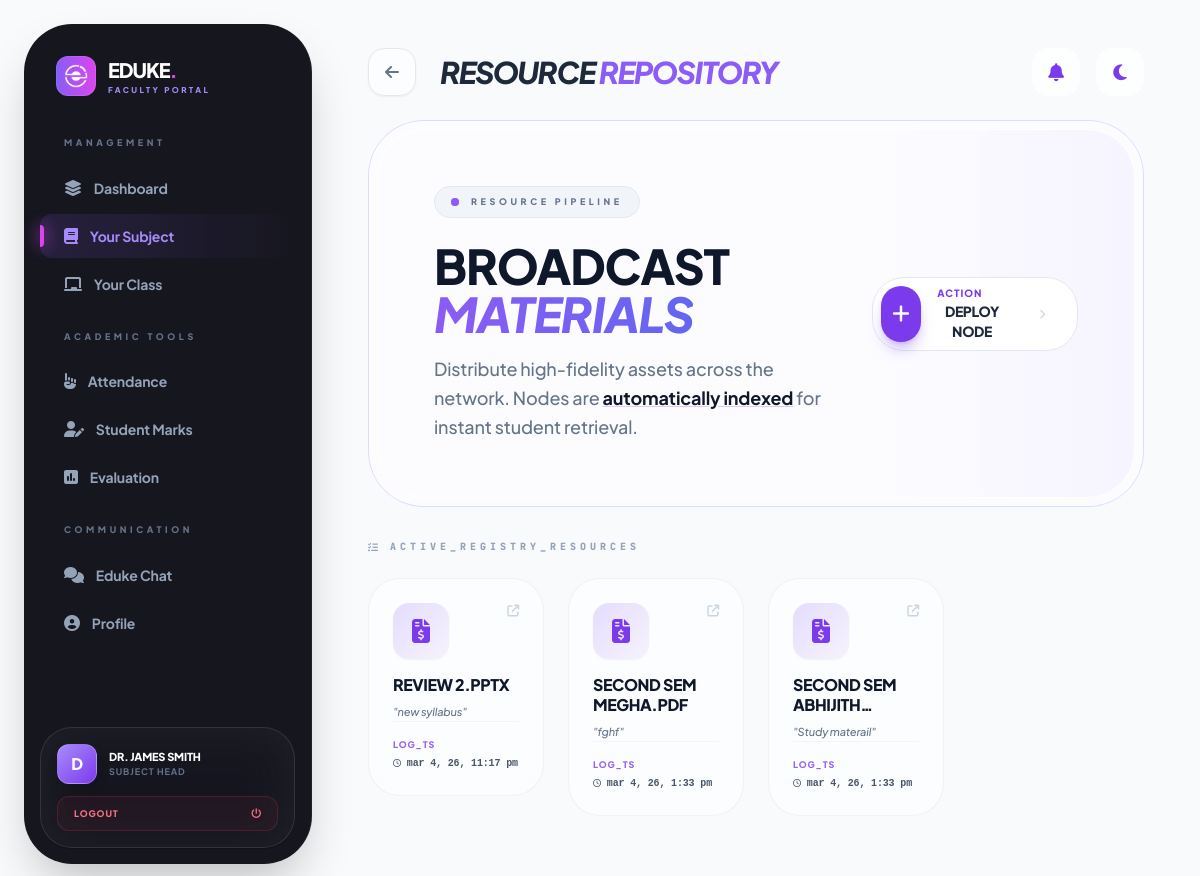
Screenshot of /subject_head/study_materials/ (signed in) with the database file from the repository.
### main/models.py (models this page shows, shortened)
class Subjects(models.Model):
    id = models.BigAutoField(primary_key=True)
    subject_name = models.CharField(max_length=50)
    subject_head = models.CharField(max_length=50)
    email = models.EmailField(unique=True)
    password = models.CharField()
    user = models.ForeignKey(Users, on_delete=models.CASCADE)
    class_obj = models.ForeignKey(Classes, on_delete=models.CASCADE)

class StudyMaterials(models.Model):
    id = models.BigAutoField(primary_key=True)
    file_url = models.TextField(null=True, blank=True)
    announcement = models.TextField(null=True, blank=True)
    class_obj = models.ForeignKey(Classes, on_delete=models.CASCADE)
    subject = models.ForeignKey(Subjects, on_delete=models.CASCADE)
    created_at = models.DateTimeField(auto_now_add=True)

### main/views.py (the view, shortened to what this page needs)
# urls.py: path('subject_head/study_materials/', views.subject_head_studys, name='subject_head_studys'), # Subject Head Study Materials
def subject_head_studys(request):
    subject_id = request.session.get('subject_id')
    if not subject_id:
        print("Redirecting: No subject_id found in session.")
        return redirect('subject_head_login')
    subject_data = None
    subject_head_name = "Subject Head"  # Default value
    try:
        with connection.cursor() as cursor:
            cursor.execute("""
                SELECT s.id, s.subject_name, c.class_name, s.class_obj_id, s.subject_head
                FROM main_subjects s
                JOIN main_classes c ON s.class_obj_id = c.id
                WHERE s.id = %s
            """, [subject_id])
            subject = cursor.fetchone()
            if subject:
                subject_data = {
                    'id': subject[0],
                    'subject_name': subject[1],
                    'class_obj_name': subject[2],
                    'class_obj_id': subject[3],
                }
                subject_head_name = subject[4] if subject[4] else "Subject Head"
        with connection.cursor() as cursor:
            cursor.execute("SELECT class_obj_id FROM main_subjects WHERE id = %s", [subject_id])
            class_obj = cursor.fetchone()
        class_obj_id = class_obj[0] if class_obj else None
        with connection.cursor() as cursor:
            cursor.execute("""
                SELECT id, file_url, announcement, created_at
                FROM main_studymaterials
                WHERE subject_id = %s AND class_obj_id = %s
                ORDER BY created_at DESC
            """, [subject_id, class_obj_id])
            docs = cursor.fetchall()
    except Exception as e:
        print(f"Error: {e}")
        messages.error(request, "An error occurred.")
    return render(request, 'subject_head/subject_head_study.html', {
        'docs': docs,
        'subject_name': subject_head_name
    })

### templates/subject_head/subject_head_study.html (shortened to what this page needs)
{% load static %}
<!DOCTYPE html>
<html lang="en" class="scroll-smooth">
<head>
  <script src="https://cdn.tailwindcss.com"></script>
  <link href="https://cdnjs.cloudflare.com/ajax/libs/font-awesome/6.4.0/css/all.min.css" rel="stylesheet">
</head>
<body class="text-slate-900 dark:text-white">
  <div id="spotlight"></div>
  <div class="relative z-10 flex h-screen p-0 lg:p-6 gap-0 lg:gap-6 overflow-hidden">
    <aside id="sidebar"
      class="fixed inset-y-0 left-0 z-50 w-72 transform -translate-x-full lg:translate-x-0 lg:static transition-transform duration-500 ease-in-out h-full">
      <div
        class="flex flex-col h-full glass-sidebar lg:rounded-[3rem] shadow-2xl overflow-hidden border-r border-white/5">
        <div class="p-8 pb-4 shrink-0 flex items-center justify-between">
          <div class="flex items-center gap-3 group cursor-pointer">
            <div
              class="w-10 h-10 rounded-xl flex items-center justify-center border border-white/10 bg-white/5 group-hover:rotate-12 transition-transform animate-pulse bg-gradient-to-r from-brand-500 via-accent-fuchsia to-indigo-500 bg-[length:200%_200%]">
              <img src="{% static 'main/images/logobase_white.png' %}" alt="Logo" class="w-6 h-6 object-contain">
            </div>
            <div>
              <h2 class="text-xl font-black tracking-tighter text-white uppercase">Eduke<span
                  class="text-accent-fuchsia">.</span></h2>
              <p class="text-[8px] font-black text-brand-400 uppercase tracking-[0.3em]">Faculty Portal</p>
            </div>
          </div>
        </div>
        <nav class="flex-grow px-4 space-y-6 overflow-y-auto custom-scroll py-6">
          <div>
            <p class="px-6 text-[9px] font-black text-slate-500 uppercase tracking-[0.4em] mb-4">Management</p>
            <div class="space-y-1">
              <a href="{% url 'subject_head_dashboard' %}"
                class="nav-item-link flex items-center gap-3 px-6 py-3 rounded-xl text-slate-400 hover:text-white hover:bg-white/5">
                <i class="fa-solid fa-layer-group"></i><span class="font-bold text-sm">Dashboard</span>
              </a>
              <a href="#" class="nav-item-link active flex items-center gap-3 px-6 py-3 rounded-xl text-white">
                <i class="fa-solid fa-book"></i><span class="font-bold text-sm">Your Subject</span>
              </a>
              <a href="{% url 'subject_head_class' %}"
                class="nav-item-link flex items-center gap-3 px-6 py-3 rounded-xl text-slate-400 hover:text-white hover:bg-white/5">
                <i class="fa-solid fa-chalkboard"></i><span class="font-bold text-sm">Your Class</span>
              </a>
            </div>
          </div>
          <div>
            <p class="px-6 text-[9px] font-black text-slate-500 uppercase tracking-[0.4em] mb-4">Academic Tools</p>
            <div class="space-y-1">
              <a href="{% url 'subject_head_attendance' %}"
                class="nav-item-link flex items-center gap-3 px-6 py-3 rounded-xl text-slate-400 hover:text-white hover:bg-white/5">
                <i class="fa-solid fa-hand-point-up"></i><span class="font-bold text-sm">Attendance</span>
              </a>
              <a href="{% url 'subject_head_marks' %}"
                class="nav-item-link flex items-center gap-3 px-6 py-3 rounded-xl text-slate-400 hover:text-white hover:bg-white/5">
                <i class="fa-solid fa-user-pen"></i><span class="font-bold text-sm">Student Marks</span>
              </a>
              <a href="{% url 'subject_head_evaluation' %}"
                class="nav-item-link flex items-center gap-3 px-6 py-3 rounded-xl text-slate-400 hover:text-white hover:bg-white/5">
                <i class="fa-solid fa-square-poll-vertical"></i><span class="font-bold text-sm">Evaluation</span>
              </a>
            </div>
          </div>
          <div>
            <p class="px-6 text-[9px] font-black text-slate-500 uppercase tracking-[0.4em] mb-4">Communication</p>
            <div class="space-y-1">
              <a href="{% url 'subject_head_chat' %}"
                class="nav-item-link flex items-center gap-3 px-6 py-3 rounded-xl text-slate-400 hover:text-white hover:bg-white/5">
                <i class="fa-solid fa-comments"></i><span class="font-bold text-sm">Eduke Chat</span>
              </a>
              <a href="{% url 'subject_head_profile' %}"
                class="nav-item-link flex items-center gap-3 px-6 py-3 rounded-xl text-slate-400 hover:text-white hover:bg-white/5">
                <i class="fa-solid fa-circle-user"></i><span class="font-bold text-sm">Profile</span>
              </a>
            </div>
          </div>
        </nav>
        <div class="p-4 mt-auto">
          <div class="bg-white/5 backdrop-blur-xl border border-white/10 rounded-[2rem] p-4 flex flex-col gap-3">
            <div class="flex items-center gap-3">
              <div
                class="w-10 h-10 rounded-xl bg-gradient-to-br from-brand-400 to-brand-600 flex items-center justify-center border border-white/20 shadow-lg font-black text-white uppercase">
                {{ subject_name|slice:":1" }}</div>
              <div class="min-w-0 flex-1">
                <h4 class="text-[11px] font-black text-white truncate uppercase">{{ subject_name }}</h4>
                <p class="text-[9px] font-bold text-slate-500 uppercase tracking-widest">Subject Head</p>
              </div>
            </div>
            <a href="{% url 'logout' %}"
              class="flex items-center justify-between px-4 py-2.5 rounded-xl bg-rose-500/5 hover:bg-rose-500 border border-rose-500/20 text-rose-400 hover:text-white transition-all">
              <span class="text-[9px] font-black uppercase tracking-widest">Logout</span>
              <i class="fa-solid fa-power-off text-[10px]"></i>
            </a>
          </div>
        </div>
      </div>
    </aside>
    <main class="flex-1 flex flex-col min-w-0 h-full overflow-hidden">
      <header class="h-24 flex items-center justify-between px-8 shrink-0">
        <div class="flex items-center gap-4 lg:gap-6">
          <a href="{% url 'subject_head_subjects' %}"
            class="w-10 h-10 lg:w-12 lg:h-12 flex items-center justify-center rounded-2xl glass-card border border-slate-200 dark:border-slate-800 text-slate-500 hover:text-brand-500 hover:border-brand-500/50 transition-all group shadow-sm bg-white/50 dark:bg-slate-900/50">
            <i class="fa-solid fa-arrow-left transition-transform group-hover:-translate-x-1"></i>
          </a>
          <div class="flex items-center gap-6">
            <h2
              class="text-2xl lg:text-3xl font-black text-slate-800 dark:text-white tracking-tighter uppercase italic">
              Resource <span class="text-brand-500">Repository</span>
            </h2>
          </div>
        </div>
        <div class="flex items-center gap-4">
          {% include 'subject_head/_notification_bell.html' %}
          <button id="theme-switch" class="w-12 h-12 rounded-2xl glass-card flex items-center justify-center hover:scale-110 transition-transform">
            <i id="theme-icon" class="fa-solid fa-moon text-brand-600 text-lg"></i>
          </button>
        </div>
      </header>
      <div class="flex-1 overflow-y-auto px-4 lg:px-8 pb-12 space-y-8 custom-scroll">
        <section class="relative p-[1px] rounded-[3.5rem] overflow-hidden group">
          <div class="relative bg-white/90 dark:bg-slate-950/90 backdrop-blur-3xl rounded-[3.4rem] p-2">
            <div
              class="relative flex flex-col lg:flex-row items-center justify-between gap-8 p-10 lg:p-14 rounded-[3rem] border border-white dark:border-slate-800 shadow-[inset_0_2px_20px_rgba(255,255,255,0.2)] dark:shadow-none overflow-hidden">
              <div class="relative z-10 flex flex-col gap-6 max-w-2xl">
                <div
                  class="inline-flex items-center gap-3 w-fit px-4 py-2 rounded-2xl bg-slate-100 dark:bg-slate-900 border border-slate-200 dark:border-slate-800">
                  <span class="relative flex h-2 w-2">
                    <span class="relative inline-flex rounded-full h-2 w-2 bg-brand-500"></span>
                  </span>
                  <span
                    class="text-[9px] font-black uppercase tracking-[0.4em] text-slate-500 dark:text-slate-400">Resource
                    Pipeline</span>
                </div>
                <div class="space-y-4">
                  <h3 class="text-4xl lg:text-5xl font-black text-slate-900 dark:text-white tracking-tight uppercase">
                    Broadcast <span
                      class="text-transparent bg-clip-text bg-gradient-to-r from-brand-500 to-accent-indigo italic">Materials</span>
                  </h3>
                  <p class="text-slate-500 dark:text-slate-400 text-lg font-medium leading-relaxed">
                    Distribute high-fidelity assets across the network. Nodes are <span
                      class="text-slate-900 dark:text-white font-bold underline decoration-brand-500/30">automatically
                      indexed</span> for instant student retrieval.
                  </p>
                </div>
              </div>
              <div class="relative z-10">
                <button onclick="toggleDocForm()"
                  class="group/btn relative flex items-center gap-4 bg-white dark:bg-slate-900 border border-slate-200 dark:border-slate-800 p-2 pr-8 rounded-[2rem] transition-all duration-300 hover:border-brand-500 hover:shadow-2xl hover:shadow-brand-500/20 active:scale-95">
                  <div
                    class="w-14 h-14 flex items-center justify-center rounded-[1.4rem] bg-brand-600 text-white shadow-lg shadow-brand-500/40 group-hover/btn:rotate-90 transition-transform duration-500">
                    <i class="fa-solid fa-plus text-xl"></i>
                  </div>
                  <div class="flex flex-col items-start">
                    <span
                      class="text-[10px] font-black uppercase tracking-widest text-brand-600 dark:text-brand-400">Action</span>
                    <span class="text-sm font-black text-slate-800 dark:text-white uppercase tracking-tight">Deploy
                      Node</span>
                  </div>
                  <i
                    class="fa-solid fa-chevron-right text-[10px] text-slate-300 group-hover/btn:text-brand-500 group-hover/btn:translate-x-2 transition-all ml-4"></i>
                </button>
              </div>
            </div>
          </div>
        </section>
        <section class="space-y-6">
          <h3 class="mono text-[10px] font-black uppercase tracking-[0.4em] text-slate-400 flex items-center gap-2">
            <i class="fa-solid fa-list-check"></i> Active_Registry_Resources
          </h3>
          <div id="docList" class="grid grid-cols-2 md:grid-cols-3 lg:grid-cols-4 gap-6">
    {% for doc in docs %}
    <a href="/{{ doc.1 }}" target="_blank"
       class="glass-card group relative aspect-square p-6 rounded-[2rem] border border-slate-200/50 dark:border-white/10 bg-white/50 dark:bg-slate-900/50 backdrop-blur-md flex flex-col justify-between transition-all duration-300 hover:-translate-y-2 hover:shadow-2xl hover:shadow-brand-500/20 hover:border-brand-500/50">
        <div class="flex justify-between items-start">
            <div class="w-14 h-14 rounded-2xl bg-gradient-to-br from-brand-500/20 to-brand-600/5 text-brand-600 dark:text-brand-400 flex items-center justify-center text-2xl shadow-sm group-hover:scale-110 group-hover:bg-brand-600 group-hover:text-white transition-all duration-500">
                {% if doc.1 %}
                    <i class="fa-solid fa-file-invoice-dollar"></i>
                {% else %}
                    <i class="fa-solid fa-tower-broadcast"></i>
                {% endif %}
            </div>
            <i class="fa-solid fa-arrow-up-right-from-square text-xs text-slate-300 dark:text-slate-600 group-hover:text-brand-500 transition-colors"></i>
        </div>
        <div class="mt-4 flex-grow overflow-hidden">
            <h3 class="text-base font-black text-slate-900 dark:text-white leading-tight break-words uppercase tracking-tight">
                {{ doc.1|cut:"media/uploads/"|truncatechars:20 }}
            </h3>
            {% if doc.2 %}
            <p class="text-[11px] font-medium text-slate-500 dark:text-slate-400 mt-2 line-clamp-3 leading-relaxed italic">
                "{{ doc.2 }}"
            </p>
            {% endif %}
        </div>
        <div class="pt-4 border-t border-slate-100 dark:border-white/5 mt-auto">
            <span class="block text-[9px] font-black text-brand-600 dark:text-brand-400 uppercase tracking-widest mb-1 opacity-80">
                LOG_TS
            </span>
            <div class="text-[10px] font-mono font-bold text-slate-600 dark:text-slate-300 flex items-center gap-1.5">
                <i class="fa-regular fa-clock text-[8px]"></i>
                {{ doc.3|date:"M j, y, g:i A"|lower }}
            </div>
        </div>
    </a>
    {% endfor %}
</div>
        </section>
      </div>
    </main>
  </div>
</body>
</html>

### rows the page displays
Subjects: subject_head "DR. JAMES SMITH"
StudyMaterials: doc "REVIEW 2.PPTX", announcement "new syllabus", doc "mar 4, 26, 11:17 pm"
StudyMaterials: doc "SECOND SEM MEGHA.PDF", announcement "fghf", doc "mar 4, 26, 1:33 pm"
StudyMaterials: doc "SECOND SEM ABHIJITH…", announcement "Study materail", doc "mar 4, 26, 1:33 pm"

### other values shown
{{ subject_name|slice:":1" }} "D"
